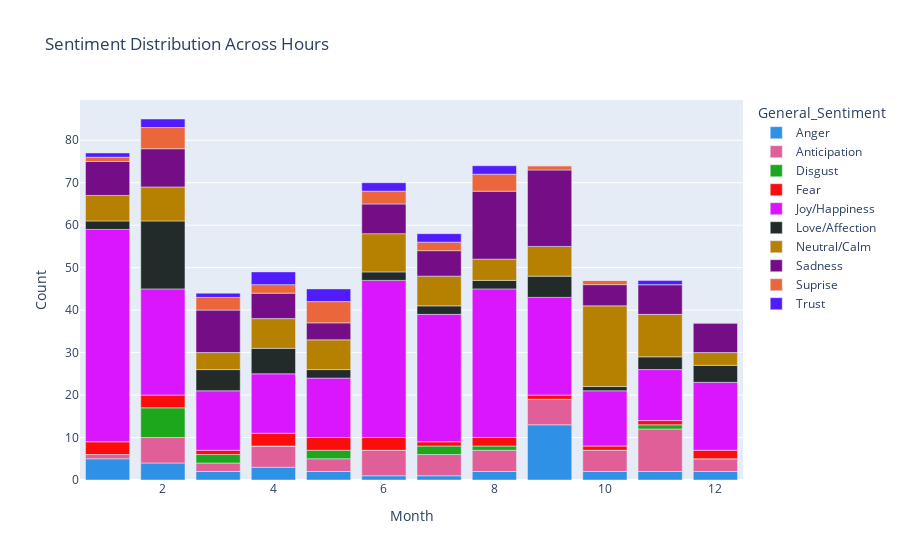

Notebook source saved alongside this figure:
### Code cell
fig = px.bar(
    sentiment_counts,
    x=sentiment_counts.index,
    y=sentiment_counts.columns,
    title="Sentiment Distribution Across Hours",
    labels={"value": "Count", "Hours": "Hours"},
    color_discrete_sequence=px.colors.qualitative.Dark24
)


fig.show()
# social media activity during the day

### Figure 1 — Plotly figure (JSON) as saved in the notebook; plotly's stock layout.template omitted (floating-point values rounded to 4 significant figures)
{"data": [{"alignmentgroup": "True", "hovertemplate": "General_Sentiment=Anger<br>Month=%{x}<br>Count=%{y}<extra></extra>", "legendgroup": "Anger", "marker": {"color": "#2E91E5", "pattern": {"shape": ""}}, "name": "Anger", "offsetgroup": "Anger", "orientation": "v", "showlegend": true, "textposition": "auto", "type": "bar", "x": [1, 2, 3, 4, 5, 6, 7, 8, 9, 10, 11, 12], "xaxis": "x", "y": [5, 4, 2, 3, 2, 1, 1, 2, 13, 2, 2, 2], "yaxis": "y"}, {"alignmentgroup": "True", "hovertemplate": "General_Sentiment=Anticipation<br>Month=%{x}<br>Count=%{y}<extra></extra>", "legendgroup": "Anticipation", "marker": {"color": "#E15F99", "pattern": {"shape": ""}}, "name": "Anticipation", "offsetgroup": "Anticipation", "orientation": "v", "showlegend": true, "textposition": "auto", "type": "bar", "x": [1, 2, 3, 4, 5, 6, 7, 8, 9, 10, 11, 12], "xaxis": "x", "y": [1, 6, 2, 5, 3, 6, 5, 5, 6, 5, 10, 3], "yaxis": "y"}, {"alignmentgroup": "True", "hovertemplate": "General_Sentiment=Disgust<br>Month=%{x}<br>Count=%{y}<extra></extra>", "legendgroup": "Disgust", "marker": {"color": "#1CA71C", "pattern": {"shape": ""}}, "name": "Disgust", "offsetgroup": "Disgust", "orientation": "v", "showlegend": true, "textposition": "auto", "type": "bar", "x": [1, 2, 3, 4, 5, 6, 7, 8, 9, 10, 11, 12], "xaxis": "x", "y": [0, 7, 2, 0, 2, 0, 2, 1, 0, 0, 1, 0], "yaxis": "y"}, {"alignmentgroup": "True", "hovertemplate": "General_Sentiment=Fear<br>Month=%{x}<br>Count=%{y}<extra></extra>", "legendgroup": "Fear", "marker": {"color": "#FB0D0D", "pattern": {"shape": ""}}, "name": "Fear", "offsetgroup": "Fear", "orientation": "v", "showlegend": true, "textposition": "auto", "type": "bar", "x": [1, 2, 3, 4, 5, 6, 7, 8, 9, 10, 11, 12], "xaxis": "x", "y": [3, 3, 1, 3, 3, 3, 1, 2, 1, 1, 1, 2], "yaxis": "y"}, {"alignmentgroup": "True", "hovertemplate": "General_Sentiment=Joy/Happiness<br>Month=%{x}<br>Count=%{y}<extra></extra>", "legendgroup": "Joy/Happiness", "marker": {"color": "#DA16FF", "pattern": {"shape": ""}}, "name": "Joy/Happiness", "offsetgroup": "Joy/Happiness", "orientation": "v", "showlegend": true, "textposition": "auto", "type": "bar", "x": [1, 2, 3, 4, 5, 6, 7, 8, 9, 10, 11, 12], "xaxis": "x", "y": [50, 25, 14, 14, 14, 37, 30, 35, 23, 13, 12, 16], "yaxis": "y"}, {"alignmentgroup": "True", "hovertemplate": "General_Sentiment=Love/Affection<br>Month=%{x}<br>Count=%{y}<extra></extra>", "legendgroup": "Love/Affection", "marker": {"color": "#222A2A", "pattern": {"shape": ""}}, "name": "Love/Affection", "offsetgroup": "Love/Affection", "orientation": "v", "showlegend": true, "textposition": "auto", "type": "bar", "x": [1, 2, 3, 4, 5, 6, 7, 8, 9, 10, 11, 12], "xaxis": "x", "y": [2, 16, 5, 6, 2, 2, 2, 2, 5, 1, 3, 4], "yaxis": "y"}, {"alignmentgroup": "True", "hovertemplate": "General_Sentiment=Neutral/Calm<br>Month=%{x}<br>Count=%{y}<extra></extra>", "legendgroup": "Neutral/Calm", "marker": {"color": "#B68100", "pattern": {"shape": ""}}, "name": "Neutral/Calm", "offsetgroup": "Neutral/Calm", "orientation": "v", "showlegend": true, "textposition": "auto", "type": "bar", "x": [1, 2, 3, 4, 5, 6, 7, 8, 9, 10, 11, 12], "xaxis": "x", "y": [6, 8, 4, 7, 7, 9, 7, 5, 7, 19, 10, 3], "yaxis": "y"}, {"alignmentgroup": "True", "hovertemplate": "General_Sentiment=Sadness<br>Month=%{x}<br>Count=%{y}<extra></extra>", "legendgroup": "Sadness", "marker": {"color": "#750D86", "pattern": {"shape": ""}}, "name": "Sadness", "offsetgroup": "Sadness", "orientation": "v", "showlegend": true, "textposition": "auto", "type": "bar", "x": [1, 2, 3, 4, 5, 6, 7, 8, 9, 10, 11, 12], "xaxis": "x", "y": [8, 9, 10, 6, 4, 7, 6, 16, 18, 5, 7, 7], "yaxis": "y"}, {"alignmentgroup": "True", "hovertemplate": "General_Sentiment=Suprise<br>Month=%{x}<br>Count=%{y}<extra></extra>", "legendgroup": "Suprise", "marker": {"color": "#EB663B", "pattern": {"shape": ""}}, "name": "Suprise", "offsetgroup": "Suprise", "orientation": "v", "showlegend": true, "textposition": "auto", "type": "bar", "x": [1, 2, 3, 4, 5, 6, 7, 8, 9, 10, 11, 12], "xaxis": "x", "y": [1, 5, 3, 2, 5, 3, 2, 4, 1, 1, 0, 0], "yaxis": "y"}, {"alignmentgroup": "True", "hovertemplate": "General_Sentiment=Trust<br>Month=%{x}<br>Count=%{y}<extra></extra>", "legendgroup": "Trust", "marker": {"color": "#511CFB", "pattern": {"shape": ""}}, "name": "Trust", "offsetgroup": "Trust", "orientation": "v", "showlegend": true, "textposition": "auto", "type": "bar", "x": [1, 2, 3, 4, 5, 6, 7, 8, 9, 10, 11, 12], "xaxis": "x", "y": [1, 2, 1, 3, 3, 2, 2, 2, 0, 0, 1, 0], "yaxis": "y"}], "layout": {"barmode": "relative", "legend": {"title": {"text": "General_Sentiment"}, "tracegroupgap": 0}, "title": {"text": "Sentiment Distribution Across Hours"}, "xaxis": {"anchor": "y", "domain": [0, 1], "title": {"text": "Month"}}, "yaxis": {"anchor": "x", "domain": [0, 1], "title": {"text": "Count"}}}}
